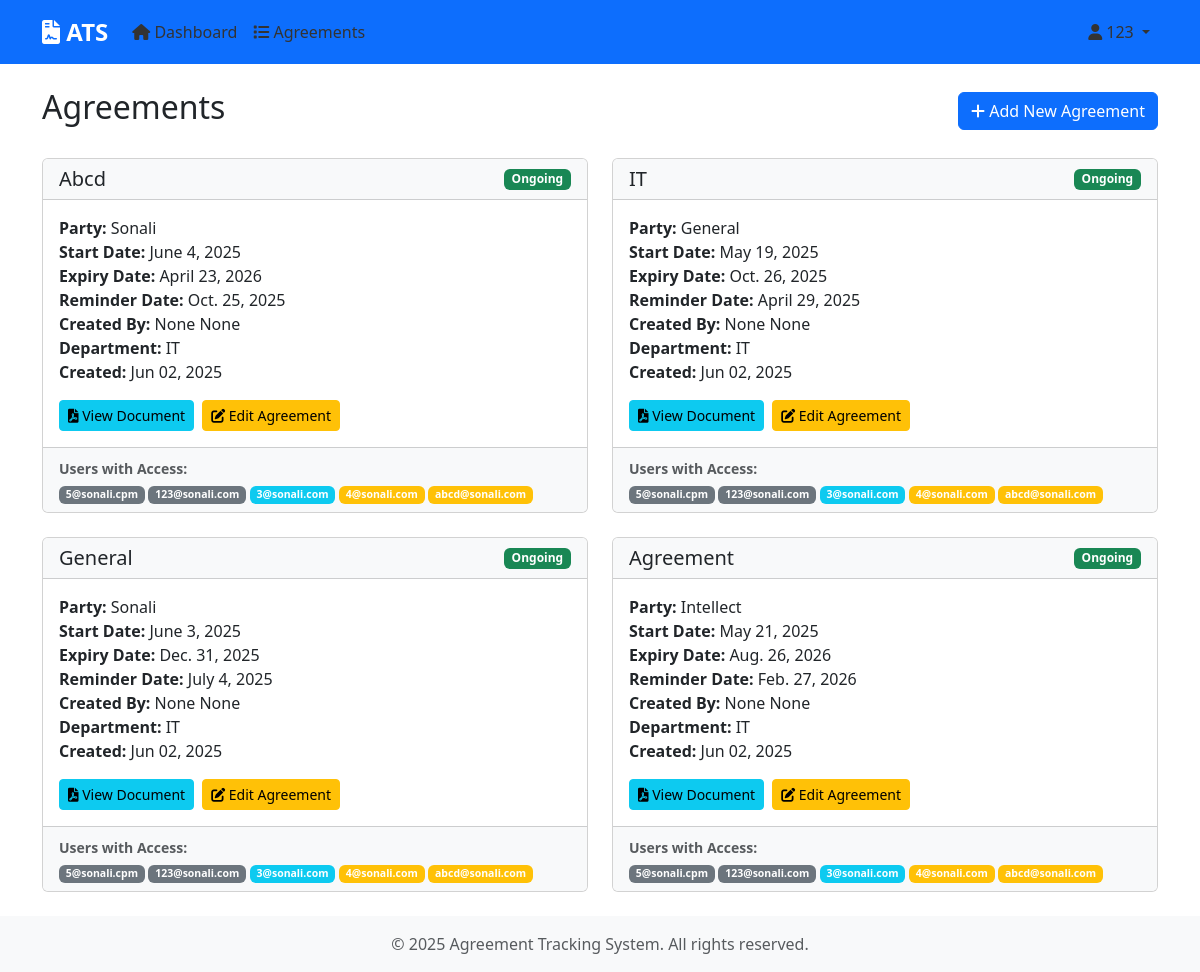
Page /agreements/ (signed in) on the committed database.
### accounts/models.py (models this page shows, shortened)
class User(AbstractUser):
    username = None
    email = models.EmailField(_('email address'), unique=True)
    full_name = models.CharField(_('full name'), max_length=150, default='')
    department = models.ForeignKey(Department, on_delete=models.SET_NULL, null=True, related_name='users')
    role = models.ForeignKey(Role, on_delete=models.SET_NULL, null=True, blank=True)
    is_admin = models.BooleanField(default=False)
    first_name = None
    last_name = None
    USERNAME_FIELD = 'email'
    REQUIRED_FIELDS = ['full_name', 'department']
    objects = CustomUserManager()

class Department(models.Model):
    name = models.CharField(max_length=100)
    description = models.TextField(blank=True)
    executive = models.BooleanField(default=False, help_text="If checked, users in this department can view all agreements but cannot create or edit them")
    created_at = models.DateTimeField(default=timezone.now)
    updated_at = models.DateTimeField(default=timezone.now)
    class Meta:
        ordering = ['name']

class DepartmentPermission(models.Model):
    PERMISSION_CHOICES = [
        ('view', 'View Only'),
        ('edit', 'Create/Edit'),
    ]
    user = models.ForeignKey(User, on_delete=models.CASCADE, related_name='department_permissions')
    department = models.ForeignKey(Department, on_delete=models.CASCADE, related_name='permitted_users')
    permission_type = models.CharField(max_length=4, choices=PERMISSION_CHOICES)
    approved_by = models.ForeignKey(User, on_delete=models.SET_NULL, null=True, related_name='approved_permissions')
    granted_at = models.DateTimeField(auto_now_add=True)
    class Meta:
        unique_together = ('user', 'department', 'permission_type')
        verbose_name = 'Department Permission'
        verbose_name_plural = 'Department Permissions'

### agreements/models.py (models this page shows, shortened)
class Agreement(models.Model):
    AGREEMENT_STATUS = (
        ('ongoing', 'Ongoing'),
        ('expired', 'Expired'),
    )
    title = models.CharField(max_length=200)
    agreement_type = models.CharField(max_length=100)  # This will store the department ID
    status = models.CharField(max_length=10, choices=AGREEMENT_STATUS, default='ongoing')
    start_date = models.DateField()
    expiry_date = models.DateField()
    party_name = models.CharField(max_length=200)
    reminder_time = models.DateField(editable=False)  # Automatically set to 6 months before expiry
    assigned_users = models.ManyToManyField(settings.AUTH_USER_MODEL, related_name='assigned_agreements')
    attachment = models.FileField(upload_to='agreements/', max_length=100)
    created_at = models.DateTimeField(auto_now_add=True)
    updated_at = models.DateTimeField(auto_now=True)
    creator = models.ForeignKey(
        settings.AUTH_USER_MODEL,
        on_delete=models.SET_NULL,
        null=True,
        related_name='created_agreements'
    )
    department = models.ForeignKey(
        Department,
        on_delete=models.CASCADE,
        null=True,
        blank=True,
        related_name='department_agreements'
    )
    class Meta:
        ordering = ['-created_at']

### agreements/views.py (the view)
# urls.py: path('', views.agreement_list, name='agreement_list'),
@login_required
def agreement_list(request):
    user_departments = [request.user.department] if request.user.department else []
    permitted_departments = Department.objects.filter(
        permitted_users__user=request.user
    ).distinct()
    user_departments.extend(permitted_departments)
    is_executive = Department.objects.filter(
        executive=True,
        users=request.user
    ).exists()
    if is_executive:
        agreements = Agreement.objects.all()
    else:
        agreements = Agreement.objects.filter(
            department__in=user_departments
        )
    agreements = agreements.order_by('-created_at')
    departments = Department.objects.all()
    return render(request, 'agreements/agreement_list.html', {
        'agreements': agreements,
        'departments': departments
    })

### agreements/templates/agreements/agreement_list.html
{% extends 'base.html' %}
{% block content %}
<div class="container mt-4">
    <div class="d-flex justify-content-between align-items-center mb-4">
        <h2>Agreements</h2>
        {% if not user.department.executive %}
            <a href="{% url 'agreements:add_agreement' %}" class="btn btn-primary">
                <i class="fas fa-plus"></i> Add New Agreement
            </a>
        {% endif %}
    </div>
    <div class="row">
        {% if agreements %}
            {% for agreement in agreements %}
                <div class="col-md-6 mb-4">
                    <div class="card h-100">
                        <div class="card-header bg-light">
                            <div class="d-flex justify-content-between align-items-center">
                                <h5 class="card-title mb-0">{{ agreement.title }}</h5>
                                <span class="badge {% if agreement.status == 'ongoing' %}bg-success{% else %}bg-danger{% endif %}">
                                    {{ agreement.get_status_display }}
                                </span>
                            </div>
                        </div>
                        <div class="card-body">
                            <p class="card-text">
                                <strong>Party:</strong> {{ agreement.party_name }}<br>
                                <strong>Start Date:</strong> {{ agreement.start_date }}<br>
                                <strong>Expiry Date:</strong> {{ agreement.expiry_date }}<br>
                                <strong>Reminder Date:</strong> {{ agreement.reminder_time }}<br>
                                {% if agreement.creator %}
                                    <strong>Created By:</strong> {{ agreement.creator.get_full_name|default:agreement.creator.email }}<br>
                                {% endif %}
                                {% if agreement.department %}
                                    <strong>Department:</strong> {{ agreement.department.name }}<br>
                                {% endif %}
                                <strong>Created:</strong> {{ agreement.created_at|date:"M d, Y" }}
                            </p>
                            <div class="d-flex gap-2">
                                {% if agreement.attachment %}
                                    <a href="{{ agreement.attachment.url }}" class="btn btn-sm btn-info" target="_blank">
                                        <i class="fas fa-file-pdf"></i> View Document
                                    </a>
                                {% endif %}
                                {% if not user.department.executive %}
                                    <a href="{% url 'agreements:edit_agreement' agreement.id %}" class="btn btn-sm btn-warning">
                                        <i class="fas fa-edit"></i> Edit Agreement
                                    </a>
                                {% endif %}
                            </div>
                        </div>
                        <div class="card-footer bg-light">
                            <small class="text-muted">
                                <strong>Users with Access:</strong><br>
                                {% if agreement.department %}
                                    {% for user in agreement.department.users.all %}
                                        <span class="badge bg-secondary">{{ user.email }}</span>
                                    {% endfor %}
                                    {% for permission in agreement.department.permitted_users.all %}
                                        <span class="badge bg-info">{{ permission.user.email }}</span>
                                    {% endfor %}
                                {% endif %}
                                {% for dept in departments %}
                                    {% if dept.executive %}
                                        {% for user in dept.users.all %}
                                            <span class="badge bg-warning">{{ user.email }}</span>
                                        {% endfor %}
                                    {% endif %}
                                {% endfor %}
                            </small>
                        </div>
                    </div>
                </div>
            {% endfor %}
        {% else %}
            <div class="col-12">
                <div class="alert alert-info">
                    No agreements found.{% if not user.department.executive %} Click the "Add New Agreement" button to create one.{% endif %}
                </div>
            </div>
        {% endif %}
    </div>
</div>
{% endblock %}

### templates/base.html (shortened to what this page needs)
<!DOCTYPE html>
<html lang="en">
<head>
    <link href="https://cdn.jsdelivr.net/npm/bootstrap@5.3.0/dist/css/bootstrap.min.css" rel="stylesheet">
    <link href="https://cdnjs.cloudflare.com/ajax/libs/font-awesome/6.0.0/css/all.min.css" rel="stylesheet">
</head>
<body>
    <nav class="navbar navbar-expand-lg navbar-dark bg-primary">
        <div class="container">
            <a class="navbar-brand" href="{% url 'accounts:dashboard' %}">
                <i class="fas fa-file-contract"></i> ATS
            </a>
            <div class="collapse navbar-collapse" id="navbarNav">
                {% if user.is_authenticated %}
                    <ul class="navbar-nav me-auto">
                        <li class="nav-item">
                            <a class="nav-link" href="{% url 'accounts:dashboard' %}">
                                <i class="fas fa-home"></i> Dashboard
                            </a>
                        </li>
                        <li class="nav-item">
                            <a class="nav-link" href="{% url 'agreements:agreement_list' %}">
                                <i class="fas fa-list"></i> Agreements
                            </a>
                        </li>
                    </ul>
                    <ul class="navbar-nav">
                        <li class="nav-item dropdown">
                            <a class="nav-link dropdown-toggle" href="#" id="userDropdown" role="button" data-bs-toggle="dropdown">
                                <i class="fas fa-user"></i> {{ user.full_name|default:user.email }}
                            </a>
                        </li>
                    </ul>
                {% else %}
                    <ul class="navbar-nav ms-auto">
                        <li class="nav-item">
                            <a class="nav-link" href="{% url 'accounts:user_login' %}">Login</a>
                        </li>
                    </ul>
                {% endif %}
            </div>
        </div>
    </nav>
    <main class="flex-grow-1">
        {% block content %}
        {% endblock %}
    </main>
    <footer class="footer text-center">
        <div class="container">
            <span class="text-muted">© {% now "Y" %} Agreement Tracking System. All rights reserved.</span>
        </div>
    </footer>
</body>
</html>

### templates/base.html (style rules this page uses)
.navbar-brand { font-weight: bold; font-size: 1.5rem; }
.nav-link { color: #333; padding: 8px 16px; margin: 4px 0; border-radius: 4px; }
.footer { background-color: #f8f9fa; padding: 1rem 0; margin-top: auto; }

### rows in the picture
User: full_name "123", email "123@sonali.com"
Agreement: title "Abcd", status "Ongoing", party_name "Sonali", start_date "June 4, 2025", expiry_date "April 23, 2026", reminder_time "Oct. 25, 2025", creator.get_full_name "None None", department.name "IT", created_at "Jun 02, 2025"
User: email "5@sonali.cpm"
DepartmentPermission: user.email "3@sonali.com"
User: email "4@sonali.com"
User: email "abcd@sonali.com"
Agreement: title "IT", status "Ongoing", party_name "General", start_date "May 19, 2025", expiry_date "Oct. 26, 2025", reminder_time "April 29, 2025", creator.get_full_name "None None", department.name "IT", created_at "Jun 02, 2025"
Agreement: title "General", status "Ongoing", party_name "Sonali", start_date "June 3, 2025", expiry_date "Dec. 31, 2025", reminder_time "July 4, 2025", creator.get_full_name "None None", department.name "IT", created_at "Jun 02, 2025"
Agreement: title "Agreement", status "Ongoing", party_name "Intellect", start_date "May 21, 2025", expiry_date "Aug. 26, 2026", reminder_time "Feb. 27, 2026", creator.get_full_name "None None", department.name "IT", created_at "Jun 02, 2025"
